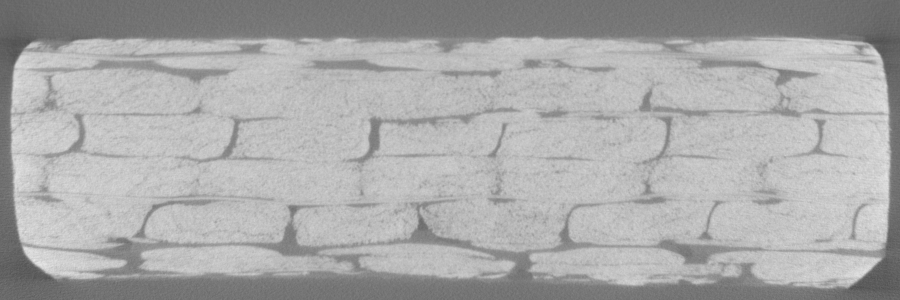
#> input picture Image_processing/Segmentation/test_image.tif, 900 x 300 px
$ jupyter execute random_walker.ipynb
#> lines starting #> are read from the running program, lines starting #| are printed output that depends on the picture
# Random walker segmentation

The random walker algorithm determines the segmentation of an image from
a set of markers labeling several phases (2 or more). An anisotropic diffusion
equation is solved with tracers initiated at the markers' position. The local
diffusivity coefficient is greater if neighboring pixels have similar values,
so that diffusion is difficult across high gradients. The label of each unknown
pixel is attributed to the label of the known marker that has the highest
probability to be reached first during this diffusion process.

In this example, two phases are clearly visible, but the data are too
noisy to perform the segmentation from the histogram only. We determine
markers of the two phases from the extreme tails of the histogram of gray
values, and use the random walker for the segmentation.

[cell 1]
import numpy as np
import matplotlib.pyplot as plt
from skimage.external import tifffile
from skimage.segmentation import random_walker
from skimage.data import binary_blobs
from skimage.exposure import rescale_intensity
import skimage

[cell 2]
# Generate noisy synthetic data
img = tifffile.imread("test_image.tif")
#> img is the input picture: shape (300, 900) uint16; min 20811, max 59135, mean 43567.6
data = skimage.img_as_float(img)

[cell 3]
# The range of the binary image spans over (-1, 1).
# We choose the hottest and the coldest pixels as markers.
markers = -np.ones(data.shape, dtype=np.uint)
markers[data < 0.35] = 1
markers[data > 0.7] = 2

# Run random walker algorithm
labels = random_walker(data, markers)
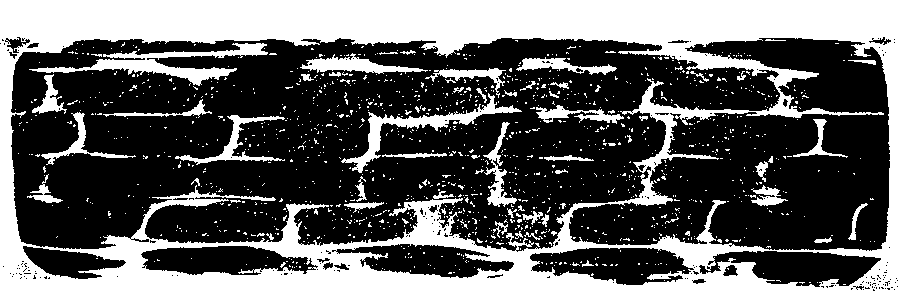
#> labels: shape (300, 900) uint64; min 1, max 1.84e+19, mean 7.11e+18; drawn with min black and max white

[cell 4]
# Plot results
fig, (ax1, ax2, ax3) = plt.subplots(1, 3, figsize=(14, 12),
                                    sharex=True, sharey=True)
ax1.imshow(data, cmap='gray', interpolation='nearest')
ax1.axis('off')

ax1.set_title('Noisy data')
ax2.imshow(markers, cmap='magma', interpolation='nearest')
ax2.axis('off')

ax2.set_title('Markers')
ax3.imshow(labels, cmap='gray', interpolation='nearest')
ax3.axis('off')
ax3.set_title('Segmentation')

fig.tight_layout()
plt.show()
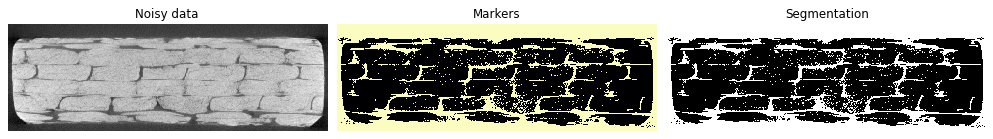
#> figure drawn by matplotlib, 3 panels
